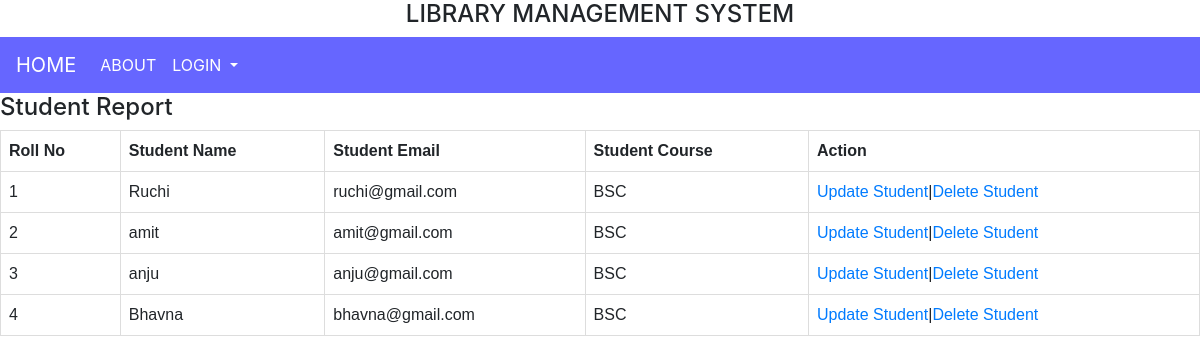
The app's page /basic/stu_list/ with its own data.
### appERP/models.py (models this page shows, shortened)
class Student(models.Model):
    student_rollno=models.CharField(max_length=200,primary_key=True,unique=True)
    student_name=models.CharField(max_length=200)
    student_email=models.EmailField(max_length=200)
    student_phone_number= models.CharField(max_length=12)
    student_course=models.ForeignKey(Course,on_delete=models.CASCADE)
    student_DOB=models.CharField(max_length=200)
    student_admissiondate=models.CharField(max_length=200)
    student_address=models.CharField(max_length=200)

class Course(models.Model):
    course_name=models.CharField(max_length=200)
    course_description=models.CharField(max_length=200)
    def __str__(self):
        return self.course_name

### appERP/views.py (the view)
# urls.py: path('stu_list/', views.StudentListView.as_view(), name='stu_list'),
class StudentListView(ListView):
    model = Student
    context_object_name = 'student_list'
    template_name = 'student_list.html'

### templates/student_list.html (shortened to what this page needs)
<!DOCTYPE html>
{% extends 'admin_basic_page.html' %}
{% block body_block %}
<head>
</head>
<body>
<h4>Student Report</h4>
<table>
  <tr>
      <th> Roll No </th>
    <th> Student Name </th>
    <th> Student Email </th>
      <th> Student Course </th>
      <th>Action</th>
  </tr>
   {% for i in student_list %}
    <tr>
    <td>{{ i.student_rollno }}</td>
    <td>{{ i.student_name }}</td>
    <td>{{ i.student_email }}</td>
        <td>{{ i.student_course }}</td>
        <td> <a href="{% url 'appERP:stu_update' pk=i.pk %}">Update Student</a>|<a href="{% url 'appERP:stu_delete' pk=i.pk %}">Delete Student</a></td>
  </tr>
    {% endfor %}
</table>
</body>
{% endblock %}

### templates/admin_basic_page.html (shortened to what this page needs)
<!DOCTYPE html>
<html lang="en">
<head>
  {% load auth_extras %}
  <link rel="stylesheet" href="https://maxcdn.bootstrapcdn.com/bootstrap/4.5.0/css/bootstrap.min.css">
</head>
<body>
{% if user.is_authenticated %}
  {% if request.user|has_group:"admin" %}
    <h3 style="text-align:center;">LIBRARY MANAGEMENT SYSTEM</h3>
      <nav class="navbar navbar-expand-lg navbar navbar-info" style="background-color: #6666ff ">
      <a  style="color:white" class="navbar-brand" href="{% url 'appERP:home' %}">HOME</a>
      <ul class="navbar-nav">
        <li class="nav-item dropdown">
          <a  style="color:white" class="nav-link dropdown-toggle" href="#" id="navbardrop" data-toggle="dropdown">
            Add New Record
          </a>
          <div class="dropdown-menu">
            <a class="dropdown-item" href="{% url 'appERP:create' %}">Add Author</a>
            <a class="dropdown-item" href="{% url 'appERP:pub_create' %}">Add Publisher</a>
              <a class="dropdown-item" href="{% url 'appERP:lan_create' %}">Add Language</a>
              <a class="dropdown-item" href="{% url 'appERP:book_create' %}">Add Book</a>
              <a class="dropdown-item" href="{% url 'appERP:gen_create' %}">Add Genre</a>
             <a class="dropdown-item" href="{% url 'appERP:stu_create' %}">Add Student</a>
            <a class="dropdown-item" href="{% url 'appERP:course_create' %}">Add Course</a>
            <a class="dropdown-item" href="{% url 'appERP:issue_create' %}">Issue Book</a>
          </div>
        </li>
              <li class="nav-item dropdown">
          <a  style="color:white" class="nav-link dropdown-toggle" href="#" id="navbardrop" data-toggle="dropdown">
            Reports
          </a>
          <div class="dropdown-menu">
            <a class="dropdown-item" href="{% url 'appERP:list' %}">Author Report</a>
            <a class="dropdown-item" href="{% url 'appERP:pub_list' %}">Publisher Report</a>
              <a class="dropdown-item" href="{% url 'appERP:lan_list' %}">Language Report</a>
              <a class="dropdown-item" href="{% url 'appERP:book_list' %}">Book Report</a>
              <a class="dropdown-item" href="{% url 'appERP:gen_list' %}"> Genre Report</a>
            <a class="dropdown-item" href="{% url 'appERP:course_list' %}"> Course Report</a>
            <a class="dropdown-item" href="{% url 'appERP:stu_list' %}"> Student Report</a>
             <a class="dropdown-item" href="{% url 'appERP:issue_list' %}"> Issue Report</a>
             <a class="dropdown-item" href="{% url 'appERP:student_issue_detail' %}"> Issued Book For Particular Student</a>
          </div>
        </li>
        <li class="nav-item">
          <a  style="color:white" class="nav-link" href="{% url 'logout'%}?next=/">Logout</a>
        </li>
      </ul>
    </nav>
  {% else %}
    <h4 style="text-align:center;">STUDENT PORTAL</h4>
<nav class="navbar navbar-expand-lg navbar navbar-info" style="background-color: #6666ff ">
      <a  style="color:white" class="navbar-brand" href="{% url 'appERP:stu_home' %}">HOME</a>
      <ul class="navbar-nav">
        <li class="nav-item">
          <a  style="color:white" class="nav-link" href="{% url 'appERP:stu_search' %}">SEARCH BOOK</a>
        </li>
            <li class="nav-item">
          <a  style="color:white" class="nav-link" href="{% url 'appERP:student_detail' %}">ISSUED BOOK DETAIL</a>
        </li>
            <li class="nav-item">
          <a  style="color:white" class="nav-link" href="{% url 'logout'%}?next=/">LOGOUT</a>
        </li>
      </ul>
    </nav>
  {% endif %}
  {% else %}
   <h4 style="text-align:center;">LIBRARY MANAGEMENT SYSTEM</h4>
<nav class="navbar navbar-expand-lg navbar navbar-info" style="background-color: #6666ff ">
    <a  style="color:white" class="navbar-brand" href="#">HOME</a>
    <ul class="navbar-nav">
      <li class="nav-item">
        <a  style="color:white" class="nav-link" href="#">ABOUT</a>
      </li>
      <li class="nav-item dropdown">
        <a  style="color:white" class="nav-link dropdown-toggle" href="#" id="navbardrop" data-toggle="dropdown">
          LOGIN
        </a>
      </li>
    </ul>
  </nav>
{% endif %}
{% block body_block %}
{% endblock %}
</body>
</html>

### templates/student_list.html (style rules this page uses)
table { font-family: arial, sans-serif; border-collapse: collapse; width: 100%; }
td, th { border: 1px solid #dddddd; text-align: left; padding: 8px; }

### records on screen
Student: student_rollno "1", student_name "Ruchi", student_email "ruchi@gmail.com", student_course "BSC"
Student: student_rollno "2", student_name "amit", student_email "amit@gmail.com", student_course "BSC"
Student: student_rollno "3", student_name "anju", student_email "anju@gmail.com", student_course "BSC"
Student: student_rollno "4", student_name "Bhavna", student_email "bhavna@gmail.com", student_course "BSC"
